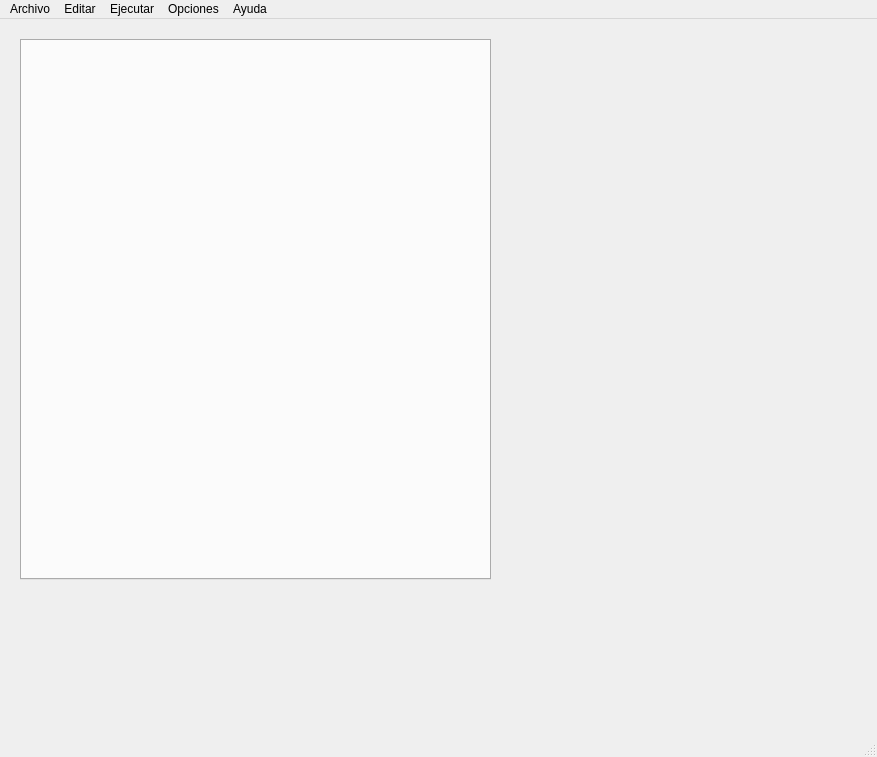
<?xml version="1.0" encoding="UTF-8"?>
<ui version="4.0">
 <class>Augus</class>
 <widget class="QMainWindow" name="Augus">
  <property name="geometry">
   <rect>
    <x>0</x>
    <y>0</y>
    <width>877</width>
    <height>757</height>
   </rect>
  </property>
  <property name="windowTitle">
   <string>Augus</string>
  </property>
  <widget class="QWidget" name="centralwidget">
   <widget class="QTabWidget" name="tabWidget">
    <property name="geometry">
     <rect>
      <x>20</x>
      <y>20</y>
      <width>471</width>
      <height>541</height>
     </rect>
    </property>
    <property name="currentIndex">
     <number>-1</number>
    </property>
   </widget>
  </widget>
  <widget class="QMenuBar" name="menubar">
   <property name="geometry">
    <rect>
     <x>0</x>
     <y>0</y>
     <width>877</width>
     <height>21</height>
    </rect>
   </property>
   <widget class="QMenu" name="menuArchivo">
    <property name="title">
     <string>Archivo</string>
    </property>
    <addaction name="actionNuevo"/>
    <addaction name="actionAbrir"/>
    <addaction name="actionGuardar"/>
    <addaction name="actionGuardar_Como"/>
    <addaction name="actionCerrar"/>
   </widget>
   <widget class="QMenu" name="menuEditar">
    <property name="title">
     <string>Editar</string>
    </property>
    <addaction name="actionCopiar"/>
    <addaction name="actionPegar"/>
    <addaction name="actionCortar"/>
    <addaction name="actionBuscar"/>
   </widget>
   <widget class="QMenu" name="menuEjecutar">
    <property name="title">
     <string>Ejecutar</string>
    </property>
    <addaction name="actionAscendente"/>
   </widget>
   <widget class="QMenu" name="menuOpciones">
    <property name="title">
     <string>Opciones</string>
    </property>
    <addaction name="actionCambiar_color_de_fondo"/>
   </widget>
   <widget class="QMenu" name="menuAyuda">
    <property name="title">
     <string>Ayuda</string>
    </property>
    <addaction name="actionAyuda"/>
   </widget>
   <addaction name="menuArchivo"/>
   <addaction name="menuEditar"/>
   <addaction name="menuEjecutar"/>
   <addaction name="menuOpciones"/>
   <addaction name="menuAyuda"/>
  </widget>
  <widget class="QStatusBar" name="statusbar"/>
  <action name="actionNuevo">
   <property name="text">
    <string>Nuevo</string>
   </property>
  </action>
  <action name="actionAbrir">
   <property name="text">
    <string>Abrir</string>
   </property>
  </action>
  <action name="actionGuardar">
   <property name="text">
    <string>Guardar</string>
   </property>
  </action>
  <action name="actionGuardar_Como">
   <property name="text">
    <string>Guardar Como</string>
   </property>
  </action>
  <action name="actionCerrar">
   <property name="text">
    <string>Cerrar</string>
   </property>
  </action>
  <action name="actionCopiar">
   <property name="text">
    <string>Copiar</string>
   </property>
  </action>
  <action name="actionPegar">
   <property name="text">
    <string>Pegar</string>
   </property>
  </action>
  <action name="actionCortar">
   <property name="text">
    <string>Cortar</string>
   </property>
  </action>
  <action name="actionBuscar">
   <property name="text">
    <string>Buscar</string>
   </property>
  </action>
  <action name="actionAscendente">
   <property name="text">
    <string>Ascendente</string>
   </property>
  </action>
  <action name="actionCambiar_color_de_fondo">
   <property name="text">
    <string>Cambiar color de fondo</string>
   </property>
  </action>
  <action name="actionAyuda">
   <property name="text">
    <string>Ayuda</string>
   </property>
  </action>
 </widget>
 <resources/>
 <connections/>
</ui>
